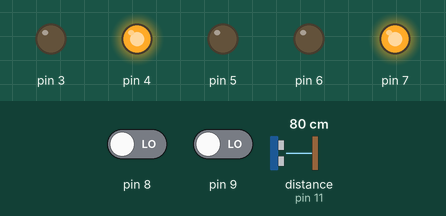
Simulated run of this sketch. Board: Arduino Uno, built with avr-gcc and run on an emulated ATmega328P. On the bench: output pins drawn as LEDs (lit = HIGH). Wiring (inferred from the names in the program): ultrasonic range finder: trigger pin 12; echo pin 11. The test bench sets the inputs (shaded band); at power-on: distance to the obstacle (sensor on pin 11) 80 cm, pin 8 LOW, pin 9 LOW. The echo pulse lasts 58.3 µs per cm; pins used as bus, display or sensor lines are not drawn; what the sketch prints to the serial monitor is not drawn.

Above: at 1.2 s.
1.3 s: distance to the obstacle (sensor on pin 11) set to 2 cm
At 2.5 s:
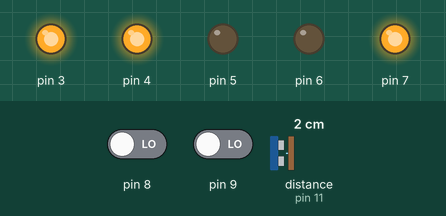
2.8 s: pin 8 driven HIGH
At 3.7 s:
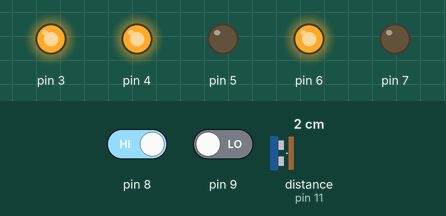
4.3 s: pin 9 driven HIGH
At 4.9 s:
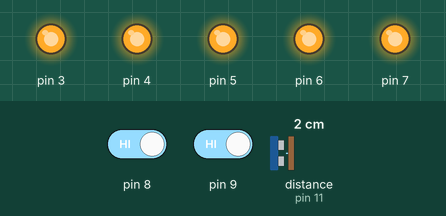
5.8 s: distance to the obstacle (sensor on pin 11) set to 19 cm
7.3 s: distance to the obstacle (sensor on pin 11) set to 24 cm
At 8.5 s:
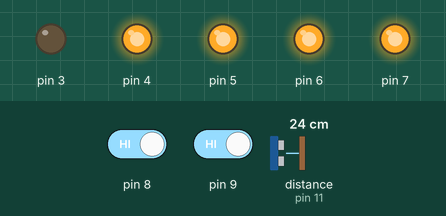
8.8 s: pin 8 driven LOW
At 9.5 s:
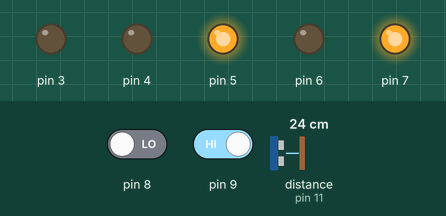
Timing chart, 0 to 11.3 s (numbered marks = the images above; inputs shaded):
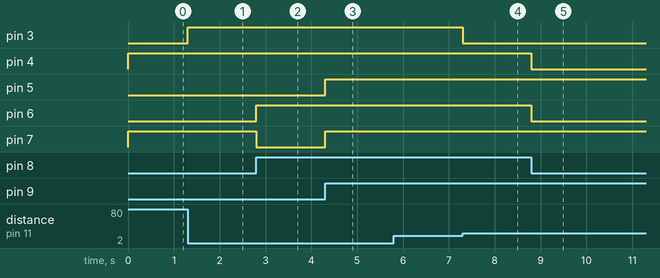

The sketch:

LineFollower_Black_Strip_.ino
```cpp
float t;
int d;
void setup() {
  // put your setup code here, to run once:
pinMode(12,OUTPUT); //trig
pinMode(11,INPUT); //echo
pinMode(7,OUTPUT);
pinMode(6,OUTPUT);
pinMode(5,OUTPUT);
pinMode(4,OUTPUT);
pinMode(3,OUTPUT);
//pinMode(2,OUTPUT);
pinMode(9,INPUT);
pinMode(8,INPUT);
Serial.begin(9600);
}
void loop() {
  //-----------------------------
digitalWrite(12,LOW);
delayMicroseconds(12);
digitalWrite(12,HIGH);
delayMicroseconds(12);
digitalWrite(12,LOW);
t = pulseIn(11,HIGH);
d = (t*.0343)/2;
Serial.println(d);
if (d <= 20)
{
digitalWrite(3,HIGH);
//digitalWrite(2,LOW);

}
else
{
digitalWrite(3,LOW);
//digitalWrite(2,LOW);

}

  //-----------------------------
  // put your main code here, to run repeatedly:
if(digitalRead(9)==HIGH && digitalRead(8)==HIGH) //forward
{
digitalWrite(7,HIGH);
digitalWrite(6,HIGH);
digitalWrite(5,HIGH);
digitalWrite(4,HIGH);
}
if(digitalRead(9)==HIGH && digitalRead(8)==LOW) //left turn
{
digitalWrite(7,HIGH);
digitalWrite(6,LOW);
digitalWrite(5,HIGH);
digitalWrite(4,LOW);
//delay(700);
}
if(digitalRead(9)==LOW && digitalRead(8)==HIGH) //right turn
{
digitalWrite(7,LOW);
digitalWrite(6,HIGH);
digitalWrite(5,LOW);
digitalWrite(4,HIGH);
//delay(700);

}
if(digitalRead(9)==LOW && digitalRead(8)==LOW) //stop
{
digitalWrite(7,HIGH);
digitalWrite(6,LOW);
digitalWrite(5,LOW);
digitalWrite(4,HIGH);
}

}
```

Measured:
- the behaviour switches between 21 and 22 cm on distance to the obstacle (sensor on pin 11) (found by bisection; images 3 and 4)
- after the input at 1.3 s, pin 3: LOW → HIGH at once
- after the input at 2.8 s, pin 6: LOW → HIGH at once; pin 7: HIGH → LOW at once
- after the input at 4.3 s, pin 5, pin 7: LOW → HIGH at once
- after the input at 7.3 s, pin 3: HIGH → LOW at once
- after the input at 8.8 s, pin 4, pin 6: HIGH → LOW at once
